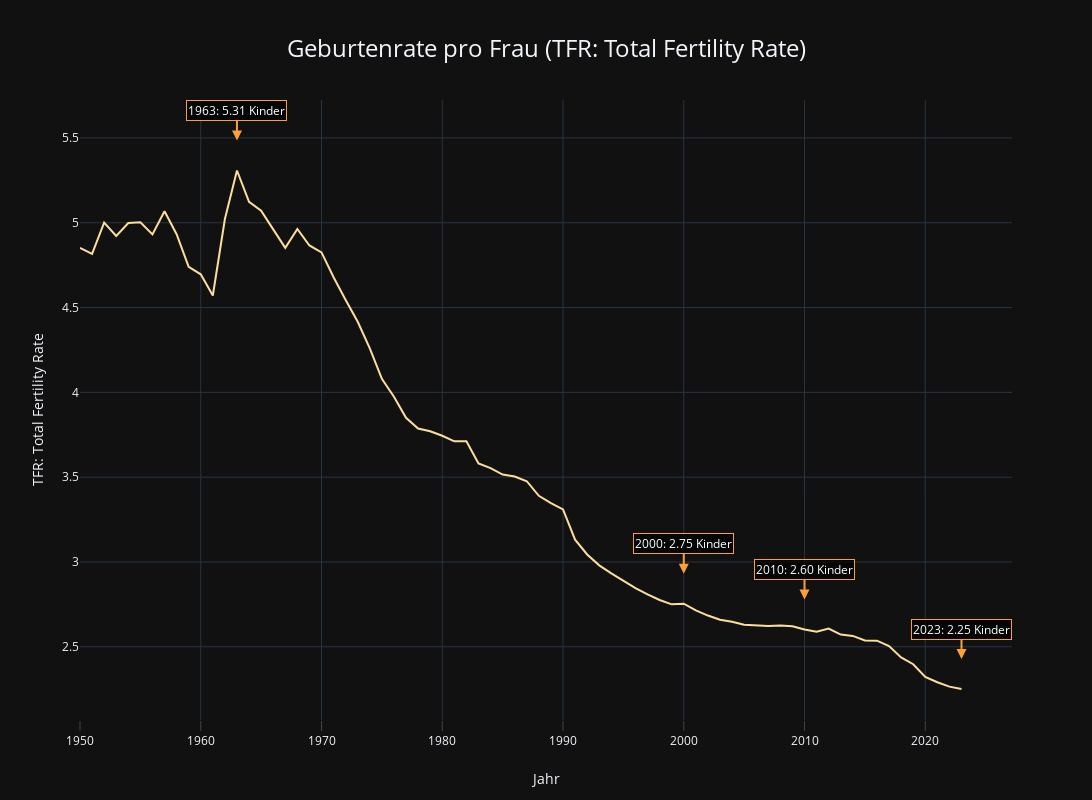

The cell this chart's notebook holds for it:
### Code cell
# Erstellen des Plotly-Diagramms mit dunklem Theme
fig = px.line(fertility_rate_world, 
              x='years', 
              y='children_per_woman_un',
              title='Geburtenrate über die Zeit',
              template='plotly_dark',
              color_discrete_sequence=px.colors.sequential.Sunsetdark)

# Anpassen der Achsenbeschriftungen und Layout
fig.update_layout(
    title={
        'text': 'Geburtenrate pro Frau (TFR: Total Fertility Rate)',
        'y': 0.95,
        'x': 0.5,
        'xanchor': 'center',
        'yanchor': 'top',
        'font': {'size': 24}
    },
    xaxis_title="Jahr",
    yaxis_title="TFR: Total Fertility Rate",
    template='plotly_dark',
    height=800,
    width=1200,
    xaxis=dict(
        ticks='outside',
        ticklen=10,
        tickfont=dict(size=12),
        title_standoff=25,
        side='bottom'
    )
)

# Spezifische Jahre für Annotationen
years_to_annotate = [1963, 2000, 2010, 2023]
y_shifts = [30, 30, 30, 30]  # Einheitliche y-Verschiebung nach oben

for year, y_shift in zip(years_to_annotate, y_shifts):
    data_point = fertility_rate_world[fertility_rate_world['years'] == year]
    if not data_point.empty:
        fig.add_annotation(
            x=year,
            y=data_point['children_per_woman_un'].iloc[0],
            text=f"{year}: {data_point['children_per_woman_un'].iloc[0]:.2f} Kinder",
            showarrow=True,          # Pfeil anzeigen
            arrowhead=2,             # Pfeilspitzenart
            arrowsize=1,             # Pfeilspitzengröße
            arrowwidth=2,            # Pfeilbreite
            arrowcolor='#fb9f3a',    # Pfeilfarbe
            font=dict(size=12, color='white'),
            bgcolor='rgba(0,0,0,0.7)',
            bordercolor='#fb9f3a',
            borderwidth=1,
            yshift=y_shift,
            xshift=0,                # Keine horizontale Verschiebung
            align='center',          # Text in Box zentrieren
            xanchor='center',        # Box zentrieren
            ax=0,                    # Pfeil horizontal nicht verschieben
            ay=-y_shift              # Pfeil vertikal ausrichten
        )

# Anzeigen des Diagramms
fig.show()

### Figure 1 — Plotly figure (JSON) as saved in the notebook; plotly's stock layout.template omitted (floating-point values rounded to 4 significant figures)
{"data": [{"hovertemplate": "years=%{x}<br>children_per_woman_un=%{y}<extra></extra>", "legendgroup": "", "line": {"color": "rgb(252, 222, 156)", "dash": "solid"}, "marker": {"symbol": "circle"}, "mode": "lines", "name": "", "orientation": "v", "showlegend": false, "type": "scatter", "x": [1950, 1951, 1952, 1953, 1954, 1955, 1956, 1957, 1958, 1959, 1960, 1961, 1962, 1963, 1964, 1965, 1966, 1967, 1968, 1969, 1970, 1971, 1972, 1973, 1974, 1975, 1976, 1977, 1978, 1979, 1980, 1981, 1982, 1983, 1984, 1985, 1986, 1987, 1988, 1989, 1990, 1991, 1992, 1993, 1994, 1995, 1996, 1997, 1998, 1999, 2000, 2001, 2002, 2003, 2004, 2005, 2006, 2007, 2008, 2009, 2010, 2011, 2012, 2013, 2014, 2015, 2016, 2017, 2018, 2019, 2020, 2021, 2022, 2023], "xaxis": "x", "y": [4.852, 4.816, 5.001, 4.922, 4.998, 5.003, 4.931, 5.068, 4.932, 4.74, 4.696, 4.571, 5.022, 5.308, 5.123, 5.071, 4.961, 4.852, 4.963, 4.866, 4.825, 4.679, 4.545, 4.416, 4.259, 4.08, 3.974, 3.85, 3.787, 3.771, 3.744, 3.711, 3.712, 3.581, 3.553, 3.515, 3.504, 3.476, 3.39, 3.347, 3.31, 3.131, 3.044, 2.98, 2.933, 2.889, 2.846, 2.809, 2.776, 2.75, 2.754, 2.714, 2.684, 2.659, 2.647, 2.63, 2.625, 2.623, 2.626, 2.621, 2.602, 2.588, 2.607, 2.572, 2.564, 2.537, 2.536, 2.504, 2.437, 2.397, 2.322, 2.291, 2.265, 2.251], "yaxis": "y"}], "layout": {"annotations": [{"align": "center", "arrowcolor": "#fb9f3a", "arrowhead": 2, "arrowsize": 1, "arrowwidth": 2, "ax": 0, "ay": -30, "bgcolor": "rgba(0,0,0,0.7)", "bordercolor": "#fb9f3a", "borderwidth": 1, "font": {"color": "white", "size": 12}, "showarrow": true, "text": "1963: 5.31 Kinder", "x": 1963, "xanchor": "center", "xshift": 0, "y": 5.308, "yshift": 30}, {"align": "center", "arrowcolor": "#fb9f3a", "arrowhead": 2, "arrowsize": 1, "arrowwidth": 2, "ax": 0, "ay": -30, "bgcolor": "rgba(0,0,0,0.7)", "bordercolor": "#fb9f3a", "borderwidth": 1, "font": {"color": "white", "size": 12}, "showarrow": true, "text": "2000: 2.75 Kinder", "x": 2000, "xanchor": "center", "xshift": 0, "y": 2.754, "yshift": 30}, {"align": "center", "arrowcolor": "#fb9f3a", "arrowhead": 2, "arrowsize": 1, "arrowwidth": 2, "ax": 0, "ay": -30, "bgcolor": "rgba(0,0,0,0.7)", "bordercolor": "#fb9f3a", "borderwidth": 1, "font": {"color": "white", "size": 12}, "showarrow": true, "text": "2010: 2.60 Kinder", "x": 2010, "xanchor": "center", "xshift": 0, "y": 2.602, "yshift": 30}, {"align": "center", "arrowcolor": "#fb9f3a", "arrowhead": 2, "arrowsize": 1, "arrowwidth": 2, "ax": 0, "ay": -30, "bgcolor": "rgba(0,0,0,0.7)", "bordercolor": "#fb9f3a", "borderwidth": 1, "font": {"color": "white", "size": 12}, "showarrow": true, "text": "2023: 2.25 Kinder", "x": 2023, "xanchor": "center", "xshift": 0, "y": 2.251, "yshift": 30}], "height": 800, "legend": {"tracegroupgap": 0}, "title": {"font": {"size": 24}, "text": "Geburtenrate pro Frau (TFR: Total Fertility Rate)", "x": 0.5, "xanchor": "center", "y": 0.95, "yanchor": "top"}, "width": 1200, "xaxis": {"anchor": "y", "domain": [0, 1], "side": "bottom", "tickfont": {"size": 12}, "ticklen": 10, "ticks": "outside", "title": {"standoff": 25, "text": "Jahr"}}, "yaxis": {"anchor": "x", "domain": [0, 1], "title": {"text": "TFR: Total Fertility Rate"}}}}
